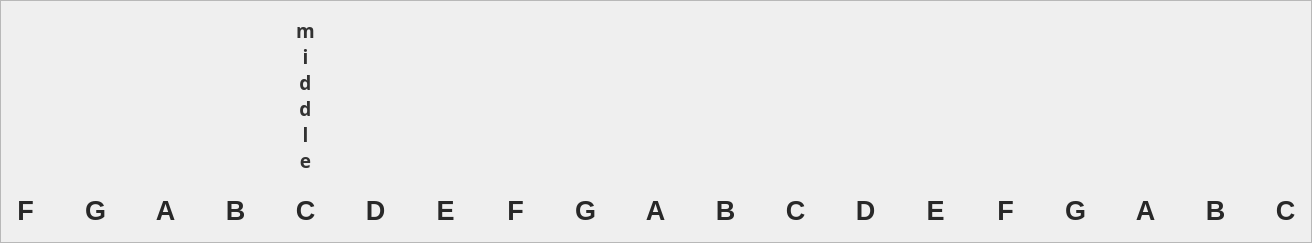
          <widget class="QFrame" name="noteLabelFrame">
           <property name="enabled">
            <bool>false</bool>
           </property>
           <property name="geometry">
            <rect>
             <x>9</x>
             <y>9</y>
             <width>1312</width>
             <height>243</height>
            </rect>
           </property>
           <property name="sizePolicy">
            <sizepolicy hsizetype="Expanding" vsizetype="Preferred">
             <horstretch>0</horstretch>
             <verstretch>0</verstretch>
            </sizepolicy>
           </property>
           <property name="frameShape">
            <enum>QFrame::StyledPanel</enum>
           </property>
           <property name="frameShadow">
            <enum>QFrame::Raised</enum>
           </property>
           <widget class="QLabel" name="Q_5">
            <property name="enabled">
             <bool>false</bool>
            </property>
            <property name="geometry">
             <rect>
              <x>10</x>
              <y>190</y>
              <width>31</width>
              <height>41</height>
             </rect>
            </property>
            <property name="font">
             <font>
              <family>MS Shell Dlg 2</family>
              <pointsize>20</pointsize>
              <weight>75</weight>
              <bold>true</bold>
             </font>
            </property>
            <property name="autoFillBackground">
             <bool>false</bool>
            </property>
            <property name="styleSheet">
             <string notr="true">color: rgb(40,40,40);</string>
            </property>
            <property name="text">
             <string>F</string>
            </property>
            <property name="alignment">
             <set>Qt::AlignCenter</set>
            </property>
           </widget>
           <widget class="QLabel" name="W_5">
            <property name="enabled">
             <bool>false</bool>
            </property>
            <property name="geometry">
             <rect>
              <x>80</x>
              <y>190</y>
              <width>31</width>
              <height>41</height>
             </rect>
            </property>
            <property name="font">
             <font>
              <family>MS Shell Dlg 2</family>
              <pointsize>20</pointsize>
              <weight>75</weight>
              <bold>true</bold>
             </font>
            </property>
            <property name="layoutDirection">
             <enum>Qt::RightToLeft</enum>
            </property>
            <property name="autoFillBackground">
             <bool>false</bool>
            </property>
            <property name="styleSheet">
             <string notr="true">color: rgb(40,40,40);</string>
            </property>
            <property name="text">
             <string>G</string>
            </property>
            <property name="alignment">
             <set>Qt::AlignCenter</set>
            </property>
           </widget>
           <widget class="QLabel" name="R_5">
            <property name="enabled">
             <bool>false</bool>
            </property>
            <property name="geometry">
             <rect>
              <x>220</x>
              <y>190</y>
              <width>31</width>
              <height>41</height>
             </rect>
            </property>
            <property name="font">
             <font>
              <family>MS Shell Dlg 2</family>
              <pointsize>20</pointsize>
              <weight>75</weight>
              <bold>true</bold>
             </font>
            </property>
            <property name="autoFillBackground">
             <bool>false</bool>
            </property>
            <property name="styleSheet">
             <string notr="true">color: rgb(40,40,40);</string>
            </property>
            <property name="text">
             <string>B</string>
            </property>
            <property name="alignment">
             <set>Qt::AlignCenter</set>
            </property>
           </widget>
           <widget class="QLabel" name="E_5">
            <property name="enabled">
             <bool>false</bool>
            </property>
            <property name="geometry">
             <rect>
              <x>150</x>
              <y>190</y>
              <width>31</width>
              <height>41</height>
             </rect>
            </property>
            <property name="font">
             <font>
              <family>MS Shell Dlg 2</family>
              <pointsize>20</pointsize>
              <weight>75</weight>
              <bold>true</bold>
             </font>
            </property>
            <property name="autoFillBackground">
             <bool>false</bool>
            </property>
            <property name="styleSheet">
             <string notr="true">color: rgb(40,40,40);</string>
            </property>
            <property name="text">
             <string>A</string>
            </property>
            <property name="alignment">
             <set>Qt::AlignCenter</set>
            </property>
           </widget>
           <widget class="QLabel" name="U_5">
            <property name="enabled">
             <bool>false</bool>
            </property>
            <property name="geometry">
             <rect>
              <x>430</x>
              <y>190</y>
              <width>31</width>
              <height>41</height>
             </rect>
            </property>
            <property name="font">
             <font>
              <family>MS Shell Dlg 2</family>
              <pointsize>20</pointsize>
              <weight>75</weight>
              <bold>true</bold>
             </font>
            </property>
            <property name="autoFillBackground">
             <bool>false</bool>
            </property>
            <property name="styleSheet">
             <string notr="true">color: rgb(40,40,40);</string>
            </property>
            <property name="text">
             <string>E</string>
            </property>
            <property name="alignment">
             <set>Qt::AlignCenter</set>
            </property>
           </widget>
           <widget class="QLabel" name="Y_5">
            <property name="enabled">
             <bool>false</bool>
            </property>
            <property name="geometry">
             <rect>
              <x>360</x>
              <y>190</y>
              <width>31</width>
              <height>41</height>
             </rect>
            </property>
            <property name="font">
             <font>
              <family>MS Shell Dlg 2</family>
              <pointsize>20</pointsize>
              <weight>75</weight>
              <bold>true</bold>
             </font>
            </property>
            <property name="autoFillBackground">
             <bool>false</bool>
            </property>
            <property name="styleSheet">
             <string notr="true">color: rgb(40,40,40);</string>
            </property>
            <property name="text">
             <string>D</string>
            </property>
            <property name="alignment">
             <set>Qt::AlignCenter</set>
            </property>
           </widget>
           <widget class="QLabel" name="T_5">
            <property name="enabled">
             <bool>false</bool>
            </property>
            <property name="geometry">
             <rect>
              <x>290</x>
              <y>190</y>
              <width>31</width>
              <height>41</height>
             </rect>
            </property>
            <property name="font">
             <font>
              <family>MS Shell Dlg 2</family>
              <pointsize>20</pointsize>
              <weight>75</weight>
              <bold>true</bold>
             </font>
            </property>
            <property name="autoFillBackground">
             <bool>false</bool>
            </property>
            <property name="styleSheet">
             <string notr="true">color: rgb(40,40,40);</string>
            </property>
            <property name="text">
             <string>C</string>
            </property>
            <property name="alignment">
             <set>Qt::AlignCenter</set>
            </property>
           </widget>
           <widget class="QLabel" name="I_5">
            <property name="enabled">
             <bool>false</bool>
            </property>
            <property name="geometry">
             <rect>
              <x>500</x>
              <y>190</y>
              <width>31</width>
              <height>41</height>
             </rect>
            </property>
            <property name="font">
             <font>
              <family>MS Shell Dlg 2</family>
              <pointsize>20</pointsize>
              <weight>75</weight>
              <bold>true</bold>
             </font>
            </property>
            <property name="autoFillBackground">
             <bool>false</bool>
            </property>
            <property name="styleSheet">
             <string notr="true">color: rgb(40,40,40);</string>
            </property>
            <property name="text">
             <string>F</string>
            </property>
            <property name="alignment">
             <set>Qt::AlignCenter</set>
            </property>
           </widget>
           <widget class="QLabel" name="openBracket_5">
            <property name="enabled">
             <bool>false</bool>
            </property>
            <property name="geometry">
             <rect>
              <x>710</x>
              <y>190</y>
              <width>31</width>
              <height>41</height>
             </rect>
            </property>
            <property name="font">
             <font>
              <family>MS Shell Dlg 2</family>
              <pointsize>20</pointsize>
              <weight>75</weight>
              <bold>true</bold>
             </font>
            </property>
            <property name="autoFillBackground">
             <bool>false</bool>
            </property>
            <property name="styleSheet">
             <string notr="true">color: rgb(40,40,40);</string>
            </property>
            <property name="text">
             <string>B</string>
            </property>
            <property name="alignment">
             <set>Qt::AlignCenter</set>
            </property>
           </widget>
           <widget class="QLabel" name="P_5">
            <property name="enabled">
             <bool>false</bool>
            </property>
            <property name="geometry">
             <rect>
              <x>640</x>
              <y>190</y>
              <width>31</width>
              <height>41</height>
             </rect>
            </property>
            <property name="font">
             <font>
              <family>MS Shell Dlg 2</family>
              <pointsize>20</pointsize>
              <weight>75</weight>
              <bold>true</bold>
             </font>
            </property>
            <property name="autoFillBackground">
             <bool>false</bool>
            </property>
            <property name="styleSheet">
             <string notr="true">color: rgb(40,40,40);</string>
            </property>
            <property name="text">
             <string>A</string>
            </property>
            <property name="alignment">
             <set>Qt::AlignCenter</set>
            </property>
           </widget>
           <widget class="QLabel" name="O_5">
            <property name="enabled">
             <bool>false</bool>
            </property>
            <property name="geometry">
             <rect>
              <x>570</x>
              <y>190</y>
              <width>31</width>
              <height>41</height>
             </rect>
            </property>
            <property name="font">
             <font>
              <family>MS Shell Dlg 2</family>
              <pointsize>20</pointsize>
              <weight>75</weight>
              <bold>true</bold>
             </font>
            </property>
            <property name="autoFillBackground">
             <bool>false</bool>
            </property>
            <property name="styleSheet">
             <string notr="true">color: rgb(40,40,40);</string>
            </property>
            <property name="text">
             <string>G</string>
            </property>
            <property name="alignment">
             <set>Qt::AlignCenter</set>
            </property>
           </widget>
           <widget class="QLabel" name="Z_5">
            <property name="enabled">
             <bool>false</bool>
            </property>
            <property name="geometry">
             <rect>
              <x>780</x>
              <y>190</y>
              <width>31</width>
              <height>41</height>
             </rect>
            </property>
            <property name="font">
             <font>
              <family>MS Shell Dlg 2</family>
              <pointsize>20</pointsize>
              <weight>75</weight>
              <bold>true</bold>
             </font>
            </property>
            <property name="autoFillBackground">
             <bool>false</bool>
            </property>
            <property name="styleSheet">
             <string notr="true">color: rgb(40,40,40);</string>
            </property>
            <property name="text">
             <string>C</string>
            </property>
            <property name="alignment">
             <set>Qt::AlignCenter</set>
            </property>
           </widget>
           <widget class="QLabel" name="V_5">
            <property name="enabled">
             <bool>false</bool>
            </property>
            <property name="geometry">
             <rect>
              <x>990</x>
              <y>190</y>
              <width>31</width>
              <height>41</height>
             </rect>
            </property>
            <property name="font">
             <font>
              <family>MS Shell Dlg 2</family>
              <pointsize>20</pointsize>
              <weight>75</weight>
              <bold>true</bold>
             </font>
            </property>
            <property name="autoFillBackground">
             <bool>false</bool>
            </property>
            <property name="styleSheet">
             <string notr="true">color: rgb(40,40,40);</string>
            </property>
            <property name="text">
             <string>F</string>
            </property>
            <property name="alignment">
             <set>Qt::AlignCenter</set>
            </property>
           </widget>
           <widget class="QLabel" name="C_5">
            <property name="enabled">
             <bool>false</bool>
            </property>
            <property name="geometry">
             <rect>
              <x>920</x>
              <y>190</y>
              <width>31</width>
              <height>41</height>
             </rect>
            </property>
            <property name="font">
             <font>
              <family>MS Shell Dlg 2</family>
              <pointsize>20</pointsize>
              <weight>75</weight>
              <bold>true</bold>
             </font>
            </property>
            <property name="autoFillBackground">
             <bool>false</bool>
            </property>
            <property name="styleSheet">
             <string notr="true">color: rgb(40,40,40);</string>
            </property>
            <property name="text">
             <string>E</string>
            </property>
            <property name="alignment">
             <set>Qt::AlignCenter</set>
            </property>
           </widget>
           <widget class="QLabel" name="X_5">
            <property name="enabled">
             <bool>false</bool>
            </property>
            <property name="geometry">
             <rect>
              <x>850</x>
              <y>190</y>
              <width>31</width>
              <height>41</height>
             </rect>
            </property>
            <property name="font">
             <font>
              <family>MS Shell Dlg 2</family>
              <pointsize>20</pointsize>
              <weight>75</weight>
              <bold>true</bold>
             </font>
            </property>
            <property name="autoFillBackground">
             <bool>false</bool>
            </property>
            <property name="styleSheet">
             <string notr="true">color: rgb(40,40,40);</string>
            </property>
            <property name="text">
             <string>D</string>
            </property>
            <property name="alignment">
             <set>Qt::AlignCenter</set>
            </property>
           </widget>
           <widget class="QLabel" name="B_5">
            <property name="enabled">
             <bool>false</bool>
            </property>
            <property name="geometry">
             <rect>
              <x>1060</x>
              <y>190</y>
              <width>31</width>
              <height>41</height>
             </rect>
            </property>
            <property name="font">
             <font>
              <family>MS Shell Dlg 2</family>
              <pointsize>20</pointsize>
              <weight>75</weight>
              <bold>true</bold>
             </font>
            </property>
            <property name="autoFillBackground">
             <bool>false</bool>
            </property>
            <property name="styleSheet">
             <string notr="true">color: rgb(40,40,40);</string>
            </property>
            <property name="text">
             <string>G</string>
            </property>
            <property name="alignment">
             <set>Qt::AlignCenter</set>
            </property>
           </widget>
           <widget class="QLabel" name="N_5">
            <property name="enabled">
             <bool>false</bool>
            </property>
            <property name="geometry">
             <rect>
              <x>1130</x>
              <y>190</y>
              <width>31</width>
              <height>41</height>
             </rect>
            </property>
            <property name="font">
             <font>
              <family>MS Shell Dlg 2</family>
              <pointsize>20</pointsize>
              <weight>75</weight>
              <bold>true</bold>
             </font>
            </property>
            <property name="autoFillBackground">
             <bool>false</bool>
            </property>
            <property name="styleSheet">
             <string notr="true">color: rgb(40,40,40);</string>
            </property>
            <property name="text">
             <string>A</string>
            </property>
            <property name="alignment">
             <set>Qt::AlignCenter</set>
            </property>
           </widget>
           <widget class="QLabel" name="M_5">
            <property name="enabled">
             <bool>false</bool>
            </property>
            <property name="geometry">
             <rect>
              <x>1200</x>
              <y>190</y>
              <width>31</width>
              <height>41</height>
             </rect>
            </property>
            <property name="font">
             <font>
              <family>MS Shell Dlg 2</family>
              <pointsize>20</pointsize>
              <weight>75</weight>
              <bold>true</bold>
             </font>
            </property>
            <property name="autoFillBackground">
             <bool>false</bool>
            </property>
            <property name="styleSheet">
             <string notr="true">color: rgb(40,40,40);</string>
            </property>
            <property name="text">
             <string>B</string>
            </property>
            <property name="alignment">
             <set>Qt::AlignCenter</set>
            </property>
           </widget>
           <widget class="QLabel" name="comma_5">
            <property name="enabled">
             <bool>false</bool>
            </property>
            <property name="geometry">
             <rect>
              <x>1270</x>
              <y>190</y>
              <width>31</width>
              <height>41</height>
             </rect>
            </property>
            <property name="font">
             <font>
              <family>MS Shell Dlg 2</family>
              <pointsize>20</pointsize>
              <weight>75</weight>
              <bold>true</bold>
             </font>
            </property>
            <property name="autoFillBackground">
             <bool>false</bool>
            </property>
            <property name="styleSheet">
             <string notr="true">color: rgb(40,40,40);</string>
            </property>
            <property name="text">
             <string>C</string>
            </property>
            <property name="alignment">
             <set>Qt::AlignCenter</set>
            </property>
           </widget>
           <widget class="QLabel" name="B_6">
            <property name="enabled">
             <bool>false</bool>
            </property>
            <property name="geometry">
             <rect>
              <x>290</x>
              <y>20</y>
              <width>31</width>
              <height>151</height>
             </rect>
            </property>
            <property name="font">
             <font>
              <family>Myriad Hebrew</family>
              <pointsize>14</pointsize>
              <weight>75</weight>
              <italic>false</italic>
              <bold>true</bold>
              <underline>false</underline>
              <strikeout>false</strikeout>
              <kerning>false</kerning>
             </font>
            </property>
            <property name="autoFillBackground">
             <bool>false</bool>
            </property>
            <property name="styleSheet">
             <string notr="true">color: rgb(50,50,50);</string>
            </property>
            <property name="text">
             <string>m
i
d
d
l
e</string>
            </property>
            <property name="scaledContents">
             <bool>false</bool>
            </property>
            <property name="alignment">
             <set>Qt::AlignCenter</set>
            </property>
            <property name="wordWrap">
             <bool>false</bool>
            </property>
           </widget>
          </widget>
